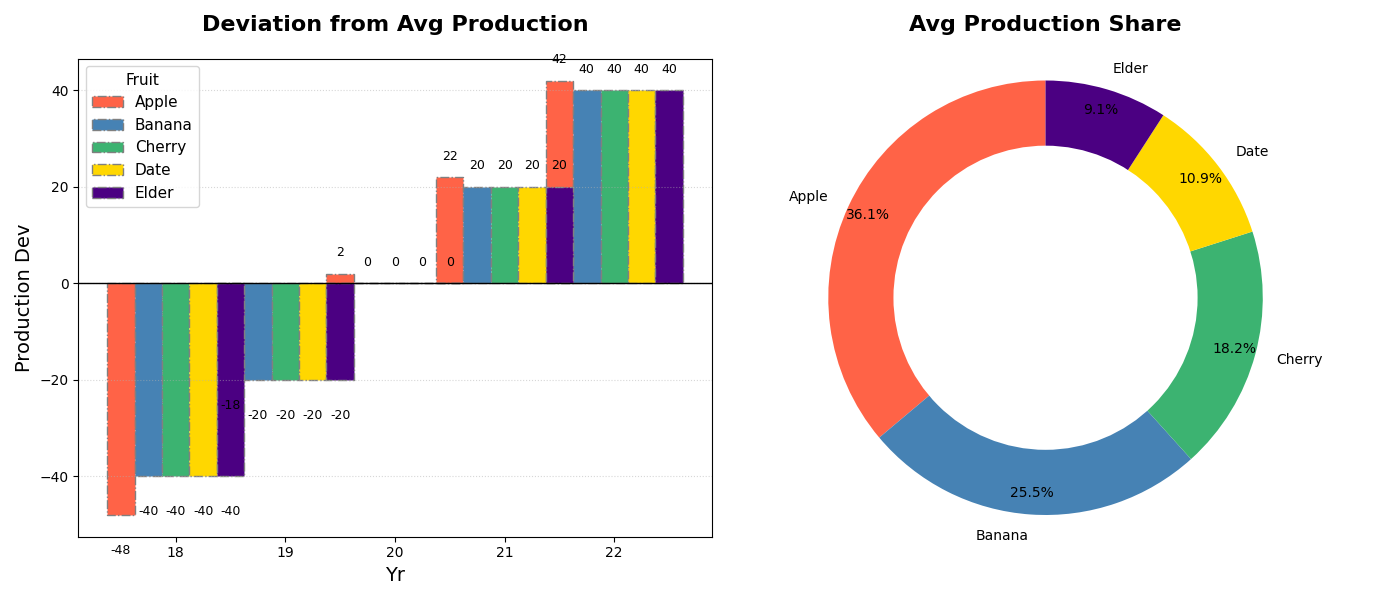

Write the Python code that produced this figure.
import matplotlib.pyplot as plt
import numpy as np

fruits = ["Apple", "Banana", "Cherry", "Date", "Elder"]
years = ["18", "19", "20", "21", "22"]

fruit_production = np.array([
    [150, 180, 200, 220, 240],
    [100, 120, 140, 160, 180],
    [60, 80, 100, 120, 140],
    [20, 40, 60, 80, 100],
    [10, 30, 50, 70, 90]
])

deviations = fruit_production - fruit_production.mean(axis=1, keepdims=True)

bar_width = 0.25
x = np.arange(len(years))

fig, axs = plt.subplots(nrows=1, ncols=2, figsize=(14, 6))

new_colors = ['#FF6347', '#4682B4', '#3CB371', '#FFD700', '#4B0082']

# First subplot: Diverging Bar Chart for deviations in fruit production
for i, fruit in enumerate(fruits):
    axs[0].bar(x + i * bar_width, deviations[i], width=bar_width, label=fruit, color=new_colors[i], edgecolor='grey', linestyle='-.')

axs[0].set_title('Deviation from Avg Production', fontsize=16, fontweight='bold', pad=20)
axs[0].set_xlabel('Yr', fontsize=14)
axs[0].set_ylabel('Production Dev', fontsize=14)
axs[0].set_xticks(x + bar_width * 2)
axs[0].set_xticklabels(years)
axs[0].axhline(0, color='black', linewidth=1)
axs[0].legend(title='Fruit', fontsize=11, title_fontsize='11', loc='best')
axs[0].grid(axis='y', linestyle=':', alpha=0.5)

for i in range(len(fruits)):
    for j in range(len(years)):
        axs[0].text(x[j] + i * bar_width, deviations[i, j] + (3 if deviations[i, j] >= 0 else -6), f'{deviations[i, j]:.0f}', ha='center', va='bottom' if deviations[i, j] >= 0 else 'top', fontsize=9)

average_production = np.mean(fruit_production, axis=1)
axs[1].pie(average_production, labels=fruits, colors=new_colors, autopct='%.1f%%', startangle=90, pctdistance=0.9)
axs[1].set_title('Avg Production Share', fontsize=16, fontweight='bold', pad=20)

centre_circle = plt.Circle((0,0),0.70,fc='white')
fig.gca().add_artist(centre_circle)
axs[1].axis('equal')

plt.tight_layout()
plt.show()
